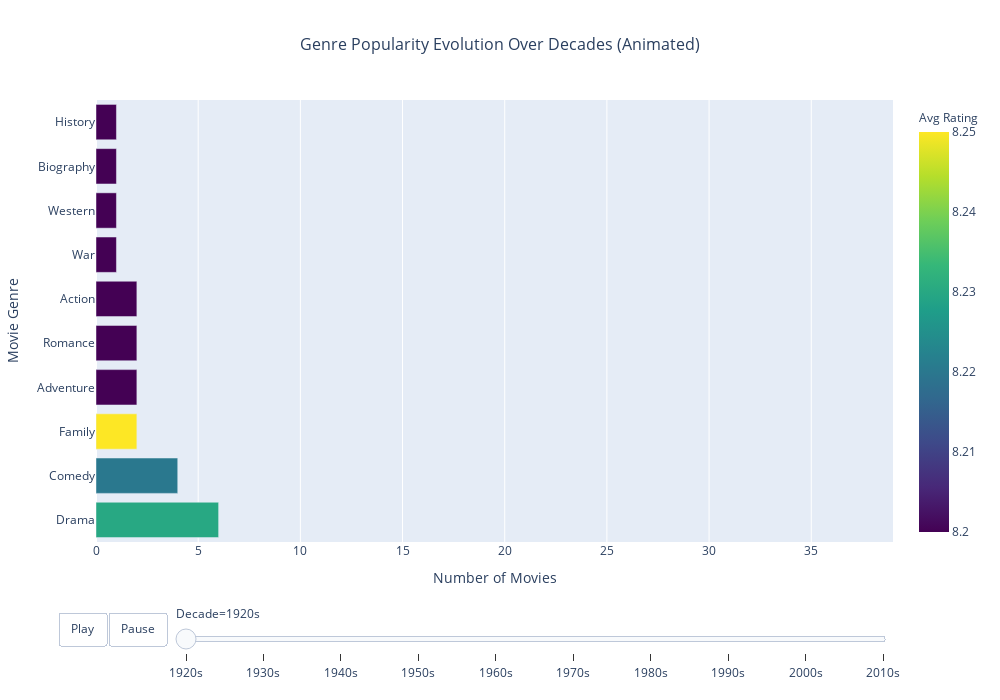

Notebook cell for this chart:
### Code cell
import plotly.express as px
import pandas as pd

# Prepare data for animated bar chart
animated_data = []
decades = sorted(df['Decade'].unique())

for decade in decades:
    decade_movies = df[df['Decade'] == decade]
    
    # Extract all genres for this decade
    genres_list = []
    for genre_string in decade_movies['Genre']:
        genres = [g.strip() for g in str(genre_string).split(' | ') 
                  if g.strip() and g.strip() != '\\' and g.strip() != '']
        genres_list.extend(genres)
    
    # Count genres and get top 10 for this decade
    genre_counts = pd.Series(genres_list).value_counts().head(10)
    
    # Calculate average rating for each genre in this decade
    for genre, count in genre_counts.items():
        genre_movies = decade_movies[decade_movies['Genre'].str.contains(genre, na=False)]
        avg_rating = genre_movies['IMDB rating'].mean() if len(genre_movies) > 0 else 0
        
        animated_data.append({
            'Decade': f"{int(decade)}s",
            'Genre': genre,
            'Count': count,
            'Avg_Rating': round(avg_rating, 2),
            'Decade_Numeric': int(decade)
        })

animated_df = pd.DataFrame(animated_data)

# Create animated bar chart
fig = px.bar(animated_df, 
             x='Count', 
             y='Genre',
             color='Avg_Rating',
             animation_frame='Decade',
             orientation='h',
             title='Genre Popularity Evolution Over Decades (Animated)',
             labels={
                 'Count': 'Number of Movies',
                 'Genre': 'Movie Genre',
                 'Avg_Rating': 'Average Rating'
             },
             color_continuous_scale='viridis',
             range_x=[0, animated_df['Count'].max() + 2])

# Customize the animation and layout
fig.update_layout(
    height=700,
    width=1000,
    title_font_size=16,
    title_x=0.5,
    xaxis_title_font_size=14,
    yaxis_title_font_size=14,
    coloraxis_colorbar=dict(
        title="Avg Rating",
        title_font_size=12
    ),
    # Slow down the animation
    updatemenus=[{
        'type': 'buttons',
        'showactive': False,
        'buttons': [
            {
                'label': 'Play',
                'method': 'animate',
                'args': [None, {
                    'frame': {'duration': 1500, 'redraw': True},
                    'transition': {'duration': 300}
                }]
            },
            {
                'label': 'Pause',
                'method': 'animate',
                'args': [[None], {
                    'frame': {'duration': 0, 'redraw': False},
                    'mode': 'immediate',
                    'transition': {'duration': 0}
                }]
            }
        ]
    }]
)

# Update animation settings
fig.layout.updatemenus[0].buttons[0].args[1]['frame']['duration'] = 2000
fig.layout.updatemenus[0].buttons[0].args[1]['transition']['duration'] = 500

fig.show()

# Print insights about the animation
print("🎬 ANIMATED BAR CHART INSIGHTS:")
print("\n📈 Genre Evolution Highlights:")

# Find genres that gained/lost popularity
first_decade = animated_df[animated_df['Decade_Numeric'] == animated_df['Decade_Numeric'].min()]
last_decade = animated_df[animated_df['Decade_Numeric'] == animated_df['Decade_Numeric'].max()]

print(f"🕰️  First decade ({first_decade['Decade'].iloc[0]}) top genre: {first_decade.nlargest(1, 'Count')['Genre'].iloc[0]}")
print(f"🆕 Latest decade ({last_decade['Decade'].iloc[0]}) top genre: {last_decade.nlargest(1, 'Count')['Genre'].iloc[0]}")

# Most consistent genre across decades
genre_appearances = animated_df['Genre'].value_counts()
most_consistent = genre_appearances.index[0]
print(f"🏆 Most consistent genre: {most_consistent} (appears in {genre_appearances.iloc[0]} decades)")

print(f"\n📊 Animation covers {len(decades)} decades from {int(min(decades))}s to {int(max(decades))}s")
print("\n💡 ANIMATION CONTROLS:")
print("• Click 'Play' to start the animation")
print("• Click 'Pause' to stop")
print("• Use the slider to jump to specific decades")
print("• Hover over bars for detailed information")
print("• Color shows average rating for each genre")

### Figure 1 — Plotly figure (JSON) as saved in the notebook; plotly's stock layout.template omitted (floating-point values rounded to 4 significant figures)
{"data": [{"hovertemplate": "Decade=1920s<br>Number of Movies=%{x}<br>Movie Genre=%{y}<br>Average Rating=%{marker.color}<extra></extra>", "legendgroup": "", "marker": {"color": [8.23, 8.22, 8.25, 8.2, 8.2, 8.2, 8.2, 8.2, 8.2, 8.2], "coloraxis": "coloraxis", "pattern": {"shape": ""}}, "name": "", "orientation": "h", "showlegend": false, "textposition": "auto", "type": "bar", "x": [6, 4, 2, 2, 2, 2, 1, 1, 1, 1], "xaxis": "x", "y": ["Drama", "Comedy", "Family", "Adventure", "Romance", "Action", "War", "Western", "Biography", "History"], "yaxis": "y"}], "layout": {"barmode": "relative", "coloraxis": {"colorbar": {"title": {"font": {"size": 12}, "text": "Avg Rating"}}, "colorscale": [[0, "#440154"], [0.1111, "#482878"], [0.2222, "#3e4989"], [0.3333, "#31688e"], [0.4444, "#26828e"], [0.5556, "#1f9e89"], [0.6667, "#35b779"], [0.7778, "#6ece58"], [0.8889, "#b5de2b"], [1, "#fde725"]]}, "height": 700, "legend": {"tracegroupgap": 0}, "sliders": [{"active": 0, "currentvalue": {"prefix": "Decade="}, "len": 0.9, "pad": {"b": 10, "t": 60}, "steps": [{"args": [["1920s"], {"frame": {"duration": 0, "redraw": true}, "fromcurrent": true, "mode": "immediate", "transition": {"duration": 0, "easing": "linear"}}], "label": "1920s", "method": "animate"}, {"args": [["1930s"], {"frame": {"duration": 0, "redraw": true}, "fromcurrent": true, "mode": "immediate", "transition": {"duration": 0, "easing": "linear"}}], "label": "1930s", "method": "animate"}, {"args": [["1940s"], {"frame": {"duration": 0, "redraw": true}, "fromcurrent": true, "mode": "immediate", "transition": {"duration": 0, "easing": "linear"}}], "label": "1940s", "method": "animate"}, {"args": [["1950s"], {"frame": {"duration": 0, "redraw": true}, "fromcurrent": true, "mode": "immediate", "transition": {"duration": 0, "easing": "linear"}}], "label": "1950s", "method": "animate"}, {"args": [["1960s"], {"frame": {"duration": 0, "redraw": true}, "fromcurrent": true, "mode": "immediate", "transition": {"duration": 0, "easing": "linear"}}], "label": "1960s", "method": "animate"}, {"args": [["1970s"], {"frame": {"duration": 0, "redraw": true}, "fromcurrent": true, "mode": "immediate", "transition": {"duration": 0, "easing": "linear"}}], "label": "1970s", "method": "animate"}, {"args": [["1980s"], {"frame": {"duration": 0, "redraw": true}, "fromcurrent": true, "mode": "immediate", "transition": {"duration": 0, "easing": "linear"}}], "label": "1980s", "method": "animate"}, {"args": [["1990s"], {"frame": {"duration": 0, "redraw": true}, "fromcurrent": true, "mode": "immediate", "transition": {"duration": 0, "easing": "linear"}}], "label": "1990s", "method": "animate"}, {"args": [["2000s"], {"frame": {"duration": 0, "redraw": true}, "fromcurrent": true, "mode": "immediate", "transition": {"duration": 0, "easing": "linear"}}], "label": "2000s", "method": "animate"}, {"args": [["2010s"], {"frame": {"duration": 0, "redraw": true}, "fromcurrent": true, "mode": "immediate", "transition": {"duration": 0, "easing": "linear"}}], "label": "2010s", "method": "animate"}], "x": 0.1, "xanchor": "left", "y": 0, "yanchor": "top"}], "title": {"font": {"size": 16}, "text": "Genre Popularity Evolution Over Decades (Animated)", "x": 0.5}, "updatemenus": [{"buttons": [{"args": [null, {"frame": {"duration": 2000, "redraw": true}, "transition": {"duration": 500}}], "label": "Play", "method": "animate"}, {"args": [[null], {"frame": {"duration": 0, "redraw": false}, "mode": "immediate", "transition": {"duration": 0}}], "label": "Pause", "method": "animate"}], "direction": "left", "pad": {"r": 10, "t": 70}, "showactive": false, "type": "buttons", "x": 0.1, "xanchor": "right", "y": 0, "yanchor": "top"}], "width": 1000, "xaxis": {"anchor": "y", "domain": [0, 1], "range": [0, 39], "title": {"font": {"size": 14}, "text": "Number of Movies"}}, "yaxis": {"anchor": "x", "domain": [0, 1], "title": {"font": {"size": 14}, "text": "Movie Genre"}}}}
